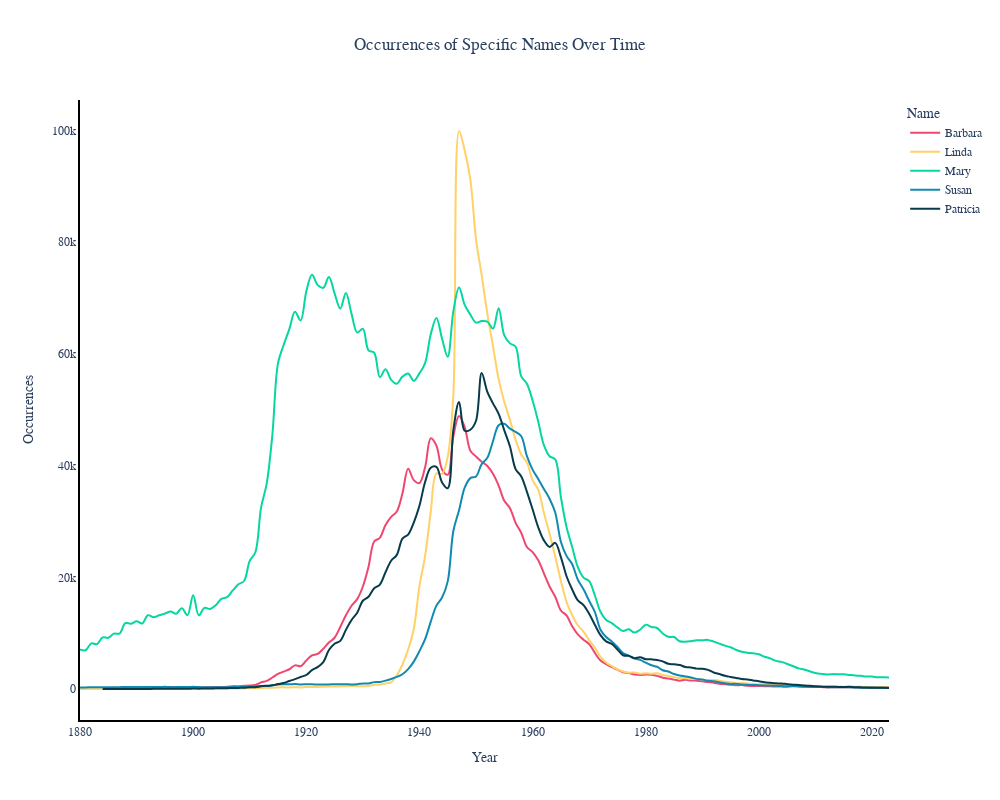

The notebook cell saved with this chart:
### Code cell
## Trend of male names that had largest difference in occurances after 2000

names_to_plot = [
    'Mary', 'Patricia', 'Barbara', 'Linda', 'Susan'
]

df_filtered = df[df['Name'].isin(names_to_plot)]

df_grouped = df_filtered.groupby(['year', 'Name'])['Occurrences'].sum().reset_index()

color_sequence = ['#ef476f', '#ffd166', '#06d6a0', '#118ab2', '#073b4c']

fig = px.line(df_grouped, x='year', y='Occurrences', color='Name',
              line_shape='spline',
              markers=False,
              title='Occurrences of Specific Names Over Time',
              color_discrete_sequence=color_sequence)

fig.update_layout(
    xaxis=dict(title='Year', showline=True, linewidth=2, linecolor='black'),
    yaxis=dict(title='Occurrences', showline=True, linewidth=2, linecolor='black'),
    legend_title='Name',
    font=dict(family="cursive", size=12),
    plot_bgcolor='white',
    width=1000,
    height=800,
    title_x=0.5
)

fig.show()

### Figure 1 — Plotly figure (JSON) as saved in the notebook; plotly's stock layout.template omitted (floating-point values rounded to 4 significant figures; data arrays with more than 128 entries replaced by an {"elided": "..."} marker saying what was removed)
{"data": [{"hovertemplate": "Name=Barbara<br>year=%{x}<br>Occurrences=%{y}<extra></extra>", "legendgroup": "Barbara", "line": {"color": "#ef476f", "dash": "solid", "shape": "spline"}, "marker": {"symbol": "circle"}, "mode": "lines", "name": "Barbara", "orientation": "v", "showlegend": true, "type": "scatter", "x": {"elided": "144 int values"}, "xaxis": "x", "y": {"elided": "144 int values"}, "yaxis": "y"}, {"hovertemplate": "Name=Linda<br>year=%{x}<br>Occurrences=%{y}<extra></extra>", "legendgroup": "Linda", "line": {"color": "#ffd166", "dash": "solid", "shape": "spline"}, "marker": {"symbol": "circle"}, "mode": "lines", "name": "Linda", "orientation": "v", "showlegend": true, "type": "scatter", "x": {"elided": "144 int values"}, "xaxis": "x", "y": {"elided": "144 int values"}, "yaxis": "y"}, {"hovertemplate": "Name=Mary<br>year=%{x}<br>Occurrences=%{y}<extra></extra>", "legendgroup": "Mary", "line": {"color": "#06d6a0", "dash": "solid", "shape": "spline"}, "marker": {"symbol": "circle"}, "mode": "lines", "name": "Mary", "orientation": "v", "showlegend": true, "type": "scatter", "x": {"elided": "144 int values"}, "xaxis": "x", "y": {"elided": "144 int values"}, "yaxis": "y"}, {"hovertemplate": "Name=Susan<br>year=%{x}<br>Occurrences=%{y}<extra></extra>", "legendgroup": "Susan", "line": {"color": "#118ab2", "dash": "solid", "shape": "spline"}, "marker": {"symbol": "circle"}, "mode": "lines", "name": "Susan", "orientation": "v", "showlegend": true, "type": "scatter", "x": {"elided": "144 int values"}, "xaxis": "x", "y": {"elided": "144 int values"}, "yaxis": "y"}, {"hovertemplate": "Name=Patricia<br>year=%{x}<br>Occurrences=%{y}<extra></extra>", "legendgroup": "Patricia", "line": {"color": "#073b4c", "dash": "solid", "shape": "spline"}, "marker": {"symbol": "circle"}, "mode": "lines", "name": "Patricia", "orientation": "v", "showlegend": true, "type": "scatter", "x": {"elided": "140 int values"}, "xaxis": "x", "y": {"elided": "140 int values"}, "yaxis": "y"}], "layout": {"font": {"family": "cursive", "size": 12}, "height": 800, "legend": {"title": {"text": "Name"}, "tracegroupgap": 0}, "plot_bgcolor": "white", "title": {"text": "Occurrences of Specific Names Over Time", "x": 0.5}, "width": 1000, "xaxis": {"anchor": "y", "domain": [0, 1], "linecolor": "black", "linewidth": 2, "showline": true, "title": {"text": "Year"}}, "yaxis": {"anchor": "x", "domain": [0, 1], "linecolor": "black", "linewidth": 2, "showline": true, "title": {"text": "Occurrences"}}}}
